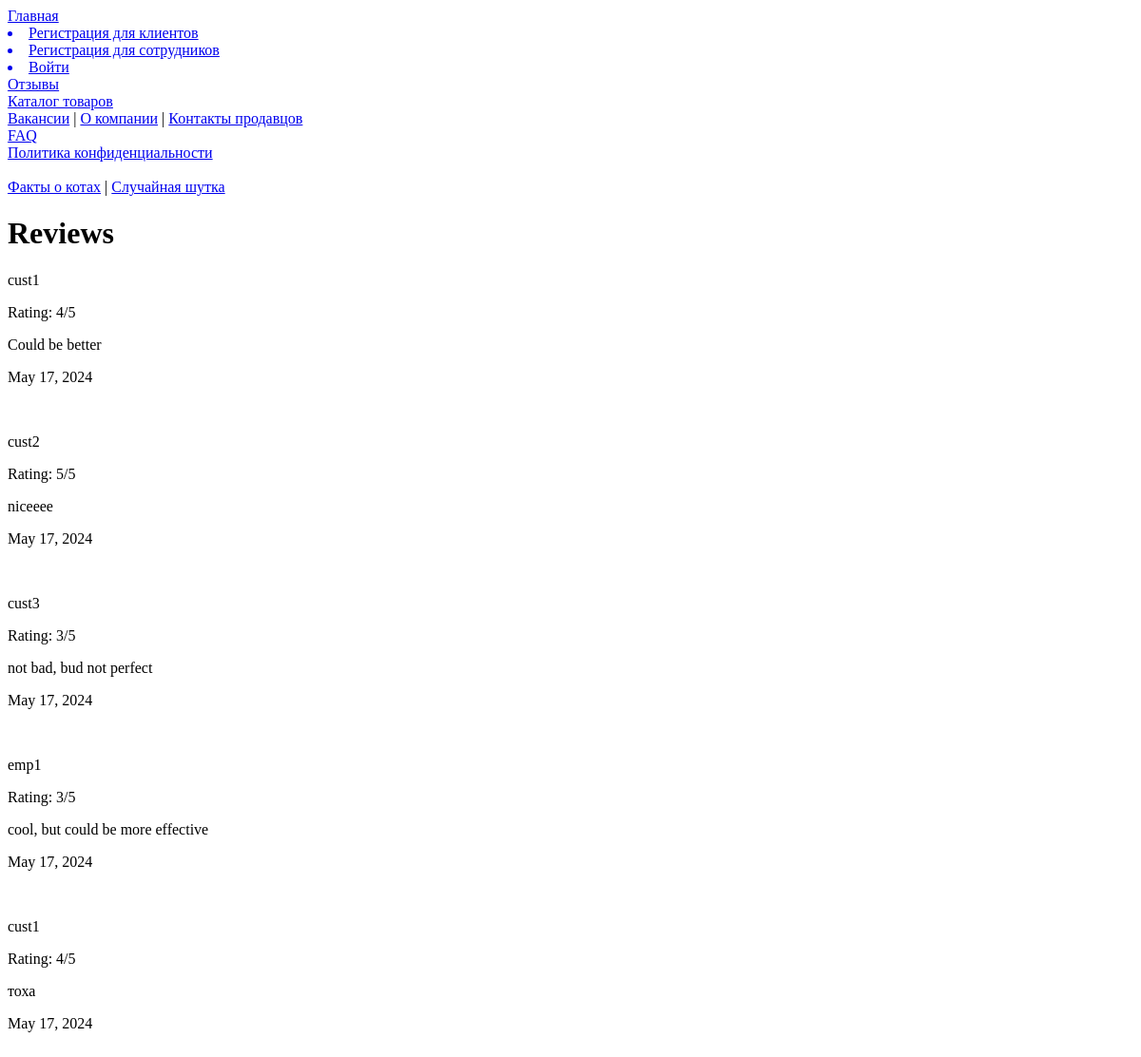
The page /reviews/ on the database as committed earlier.
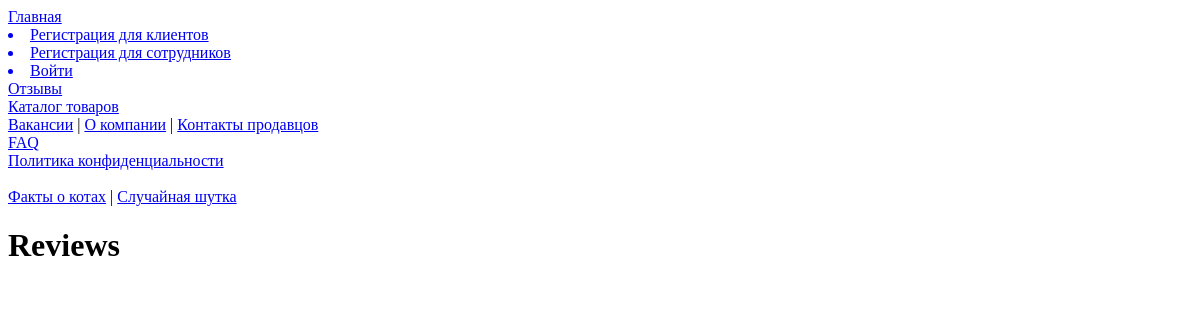
The same page on the database as committed later.
### toyFactory/models.py (models this page shows)
class Review(models.Model):
    sender = models.CharField(max_length=50, default='test')
    rating = models.IntegerField()
    text = models.CharField(max_length=500)
    date = models.DateField(auto_now_add=True)

### toyFactory/views.py (the view)
# urls.py: path('reviews/', views.reviews, name='reviews'),
def reviews(request):
    all_reviews = Review.objects.all()
    name = request.user.username
    context = {
        'object_list': all_reviews,
        'getUserRole': getUserRole(name)
    }
    logging.info(f'reviews: {[review.text for review in all_reviews]}')
    return render(request, 'reviews.html', context)

### toyFactory/views.py (called while the page is built)
def getUserRole(name):
    if name != None:
        user = MyUser.objects.all().filter(username=name).first()
        if user != None:
            role = MyUser.objects.all().filter(username=name).first().role
            return role

### toyFactory/templates/reviews.html (shortened to what this page needs)
{% extends "base.html" %}
{% block header %}Reviews{% endblock header %}
{% block content %}
    {% for review_item in object_list %}
        <div>
            <p>{{ review_item.sender }}</p>
            <p>Rating: {{ review_item.rating }}/5</p>
            <p>{{ review_item.text }}</p>
            <p>{{ review_item.date }}</p>
            <br>
        </div>
    {% endfor %}
{% endblock content %}

### toyFactory/templates/base.html (shortened to what this page needs)
<!DOCTYPE html>
<html lang="en">
<head>
</head>
<body>
    {% if request.user.is_authenticated %}
        {% load tz %}
        {% get_current_timezone as TIME_ZONE %}
        {% now "Y-m-d H:i:s" as current_time %}
    {% endif %}
    <a href="{%url 'home' %}">Главная</a>
    {% if request.user.is_authenticated %}
            <li> {{user.username}} | <a href="{% url 'logout' %}">Выйти</a></li>
            {% if getUserRole == 'customer' %}
                <a href="{%url 'user_orders'%}">Текущие заказы</a>
                <a href="{%url 'add_review' %}"><li>Оставить отзыв</li></a>
            {% else %}
                <a href="{%url 'employee_orders'%}">Список заказов</a>
            {% endif %}
    {% else %}
            <a href="{% url 'register_customer' %}"><li>Регистрация для клиентов</li></a>
            <a href="{% url 'register_employee' %}"><li>Регистрация для сотрудников</li></a>
            <a href="{% url 'login' %}"><li>Войти</li></a>
    {% endif %}
    <a href="{%url 'reviews' %}">Отзывы</a><br>
    <a href="{%url 'products' %}">Каталог товаров</a><br>
    <a href="{%url 'vacancies' %}">Вакансии</a> | <a href="{%url 'about' %}">О компании</a> | <a href="{%url 'contacts' %}">Контакты продавцов</a><br>
    <a href="{%url 'terms' %}">FAQ</a><br>
    <a href="{%url 'privacy_policy' %}">Политика конфиденциальности</a>
    <br><br>
    <a href="{%url 'cat_facts' %}">Факты о котах</a> |
    <a href="{%url 'random_joke' %}">Случайная шутка</a>
    <h1>{% block header %}{% endblock header %}</h1>
    <div>{% block content%}{% endblock content %}</div>
</body>
</html>

Rows that differ between the two databases and show on the page:
removed Review: sender "cust1", rating "4", text "Could be better", date "May 17, 2024"
removed Review: sender "cust2", rating "5", text "niceeee", date "May 17, 2024"
removed Review: sender "cust3", rating "3", text "not bad, bud not perfect", date "May 17, 2024"
removed Review: sender "emp1", rating "3", text "cool, but could be more effective", date "May 17, 2024"
removed Review: sender "cust1", rating "4", text "тоха", date "May 17, 2024"
